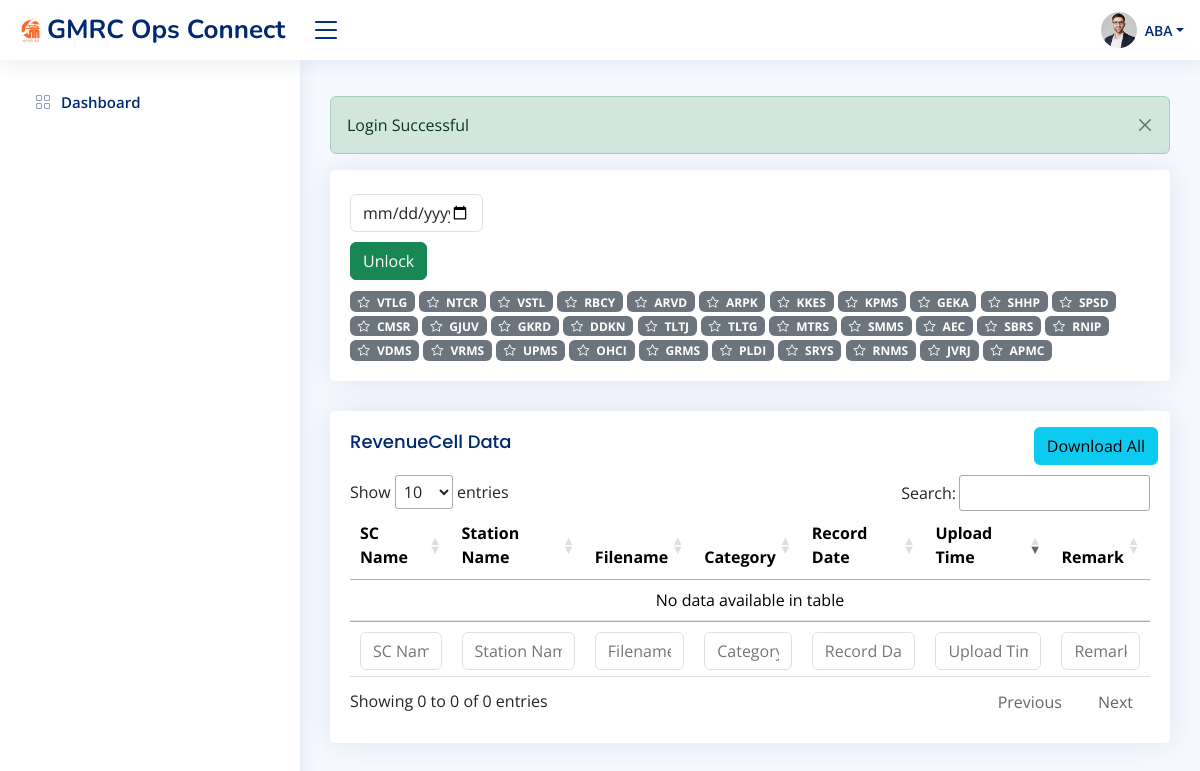
Screenshot of /revenuecell-list.php (signed in) with the database file from the repository.
### tables this page shows
CREATE TABLE `tab_user_details` (
  `id` int(11) UNSIGNED NOT NULL,
  `username` varchar(128) NOT NULL,
  `password` varchar(128) NOT NULL,
  `stationname` varchar(128) NOT NULL,
  `account_type` varchar(50) NOT NULL,
  `stations_allotted` varchar(128) NOT NULL
);

### actions/db.php (called while the page is built, shortened)
<?php
class DatabaseOperation {
    private $servername;
    private $username;
    private $password;
    private $dbname;
    private $conn;
    public function __construct($servername, $username, $password, $dbname) {
        $this->servername = $servername;
        $this->username = $username;
        $this->password = $password;
        $this->dbname = $dbname;
    }
    private function connect() {
        $this->conn = new mysqli($this->servername, $this->username, $this->password, $this->dbname);
    }
    public function query($sql) {
        $result = $this->conn->query($sql);
        return $result;
    }
    public function select($table, $columns = "*", $conditions = array(), $conditionType = "AND", $recordType = 'multiple', $orderBy = null, $whereInConditions = array()) {
    $sql = "SELECT $columns FROM $table";
    if (!empty($conditions)) {
        $sql .= " WHERE ";
        $conditionClauses = [];
        foreach ($conditions as $column => $value) {
            $conditionClauses[] = "$column = '$value'";
        }
        $conditionsString = implode(" $conditionType ", $conditionClauses);
        $sql .= $conditionsString;
    }
    if ($orderBy) {
        $sql .= " ORDER BY $orderBy";
    }
    $result = $this->query($sql);
    $data = [];
    if ($recordType == 'single') {
        $data = $this->fetchAssoc($result);
    } else {
        while ($row = $this->fetchAssoc($result)) {
            $data[] = $row;
        }
    }
    return $data;
}
    public function fetchAssoc($result) {
        return $result->fetch_assoc();
    }
}
$database = new DatabaseOperation("localhost", "root", "", "testdbgmrcrev");
?>

### revenuecell-list.php (the view, shortened to what this page needs)
<?php include 'layouts/header.php'; ?>
<main id="main" class="main">
  <?php include 'layouts/alert.php'; ?>
  <?php
  $date = (isset($_GET['date'])) ? $_GET['date'] : '';
  $locked = (isset($_GET['i'])) ? $_GET['i'] : '';
  $userList = $database->select('tab_user_details', "*", ['account_type' => 'station'], "AND", 'multiple');
  ?>
  <div class="pagetitle">
    <section class="section">
      <div class="row">
        <div class="col-lg-12">
          <div class="card">
            <div class="card-body">
              <div class="selctdatas col-2 mt-4 mb-2">
                <input type="date" class="form-control" style="margin-bottom:10px;" id="recordDate" value="<?= $date ?? date('Y-m-d'); ?>">
                <button class="btn btn-success mt-1" id="unlock" <?php if ($locked == 0) : ?> style="display: none;" <?php else : ?> style="display: block;" <?php endif; ?>>Unlock</button>
              </div>
              <div class="">
                <?php foreach ($userList as $user) :
                  $fileUpload = $database->select('tab_logs_fileupload', "*", ['station_name' => $user['stationname'], 'record_date' => $date], "AND", 'single');
                  if ($fileUpload) : ?>
                    <span class="badge bg-success"><i class="bi bi-check-circle me-1"></i> <?= strtoupper($user['stationname']); ?></span>
                  <?php else : ?>
                    <span class="badge bg-secondary"><i class="bi bi-star me-1"></i> <?= strtoupper($user['stationname']); ?></span>
                <?php endif;
                endforeach; ?>
              </div>
            </div>
          </div>
          <div class="card">
            <div class="card-body">
              <div class="action-buttons float-end mt-3 d-flex justify-content-around">
                <form class="row g-3 needs-validation" method="post" action="actions/ActionController.php" id="download-all-files-form">
                  <button type="submit" class="btn btn-info" id="download-files-btn">Download All</button>
                </form>
              </div>
              <div class="d-flex justify-content-between">
                <h5 class="card-title">RevenueCell Data</h5>
              </div>
              <table class="table datatable table-responsive">
                <thead>
                  <tr>
                    <th>SC Name </th>
                    <th>Station Name</th>
                    <th>Filename</th>
                    <th>Category</th>
                    <th data-type="date" data-format="YYYY/DD/MM">Record Date</th>
                    <th>Upload Time</th>
                    <th>Remark</th>
                  </tr>
                </thead>
                <tbody>
                </tbody>
                <tfoot>
                  <tr>
                    <th>SC Name </th>
                    <th>Station Name</th>
                    <th>Filename</th>
                    <th>Category</th>
                    <th data-type="date" data-format="YYYY/DD/MM">Record Date</th>
                    <th>Upload Time</th>
                    <th>Remark</th>
                  </tr>
                </tfoot>
              </table>
            </div>
          </div>
        </div>
      </div>
    </section>
</main>
<?php include 'layouts/footer.php'; ?>

### layouts/header.php (shortened to what this page needs)
<?php
require_once 'actions/db.php';
?>
<!DOCTYPE html>
<html lang="en">
<head>
  <link href="assets/vendor/bootstrap/css/bootstrap.min.css" rel="stylesheet">
  <link href="assets/vendor/bootstrap-icons/bootstrap-icons.css" rel="stylesheet">
  <link href="assets/vendor/boxicons/css/boxicons.min.css" rel="stylesheet">
  <link href="assets/vendor/quill/quill.snow.css" rel="stylesheet">
  <link href="assets/vendor/quill/quill.bubble.css" rel="stylesheet">
  <link href="assets/vendor/remixicon/remixicon.css" rel="stylesheet">
  <link href="assets/css/dataTables.min.css" rel="stylesheet">
  <link href="assets/css/style.css" rel="stylesheet">
  <link href="assets/css/font-awesome.min.css" rel="stylesheet">
</head>
<body>
  <header id="header" class="header fixed-top d-flex align-items-center">
    <div class="d-flex align-items-center justify-content-between">
      <a href="dashboard.php" class="logo d-flex align-items-center">
        <img src="assets/img/g-logo.png" alt="">
        <span class="d-none d-lg-block">GMRC Ops Connect</span>
      </a>
      <i class="bi bi-list toggle-sidebar-btn"></i>
    </div>
    <nav class="header-nav ms-auto">
      <ul class="d-flex align-items-center">
        <li class="nav-item dropdown pe-3">
          <a class="nav-link nav-profile d-flex align-items-center pe-0" href="#" data-bs-toggle="dropdown">
            <img src="assets/img/profile-img.jpg" alt="Profile" class="rounded-circle">
            <span class="d-none d-md-block dropdown-toggle ps-2"><?=strtoupper($_SESSION['username']);?></span>
          </a>
        </li>
      </ul>
    </nav>
  </header>
  <?php include 'sidebar.php'; ?>

### layouts/sidebar.php (shortened to what this page needs)
<aside id="sidebar" class="sidebar">
  <ul class="sidebar-nav" id="sidebar-nav">
    <li class="nav-item">
      <a class="nav-link collapsed" href="dashboard.php">
        <i class="bi bi-grid"></i>
        <span>Dashboard</span>
      </a>
    </li>
  </ul>
</aside>

### layouts/alert.php (shortened to what this page needs)
<?php if (isset($_SESSION['success'])) : ?>
    <div class="alert alert-success alert-dismissible fade show mt-3" role="alert">
        <?php echo $_SESSION['success']; ?>
        <button type="button" class="btn-close" data-bs-dismiss="alert" aria-label="Close"></button>
    </div>
<?php endif; ?>

### layouts/footer.php (shortened to what this page needs)
</body>
</html>

### assets/css/style.css (style rules this page uses)
:root { scroll-behavior: smooth; }
body { font-family: "Open Sans", sans-serif; background: #f6f9ff; color: #444444; }
a { color: #4154f1; text-decoration: none; }
h1, h2, h3, h4, h5, h6 { font-family: "Nunito", sans-serif; }
#main { margin-top: 60px; padding: 20px 30px; transition: all 0.3s; }
.pagetitle { margin-bottom: 10px; }
.card { margin-bottom: 30px; border: none; border-radius: 5px; box-shadow: 0px 0 30px rgba(1, 41, 112, 0.1); }
.card-title { padding: 20px 0 15px 0; font-size: 18px; font-weight: 500; color: #012970; font-family: "Poppins", sans-serif; }
.card-body { padding: 0 20px 20px 20px; }
.btn-close { background-size: 25%; }
.logo { line-height: 1; }
@media (min-width: 1200px) { .logo { width: 280px; } }
.logo img { max-height: 26px; margin-right: 6px; }
.logo span { font-size: 26px; font-weight: 700; color: #012970; font-family: "Nunito", sans-serif; }
.header { transition: all 0.5s; z-index: 997; height: 60px; box-shadow: 0px 2px 20px rgba(1, 41, 112, 0.1); background-color: #fff; padding-left: 20px; }
.header .toggle-sidebar-btn { font-size: 32px; padding-left: 10px; cursor: pointer; color: #012970; }
.header-nav ul { list-style: none; }
.header-nav>ul { margin: 0; padding: 0; }
.header-nav .nav-profile { color: #012970; }
.header-nav .nav-profile img { max-height: 36px; }
.header-nav .nav-profile span { font-size: 14px; font-weight: 600; }
.sidebar { position: fixed; top: 60px; left: 0; bottom: 0; width: 300px; z-index: 996; transition: all 0.3s; padding: 20px; overflow-y: auto; scrollbar-width: thin; scrollbar-color: #aab7cf transparent; box-shadow: 0px 0px 20px rgba(1, 41, 112, 0.1); background-color: #fff; }
@media (min-width: 1200px) { #main, #footer { margin-left: 300px; } }
.sidebar-nav { padding: 0; margin: 0; list-style: none; }
.sidebar-nav li { padding: 0; margin: 0; list-style: none; }
.sidebar-nav .nav-item { margin-bottom: 5px; }
.sidebar-nav .nav-link { display: flex; align-items: center; font-size: 15px; font-weight: 600; color: #4154f1; transition: 0.3; background: #f6f9ff; padding: 10px 15px; border-radius: 4px; }
.sidebar-nav .nav-link i { font-size: 16px; margin-right: 10px; color: #4154f1; }
.sidebar-nav .nav-link.collapsed { color: #012970; background: #fff; }
.sidebar-nav .nav-link.collapsed i { color: #899bbd; }
thead,tfoot input { padding: 3px; box-sizing: border-box; }

### rows the page displays
tab_user_details: stationname "VTLG"
tab_user_details: stationname "NTCR"
tab_user_details: stationname "VSTL"
tab_user_details: stationname "RBCY"
tab_user_details: stationname "ARVD"
tab_user_details: stationname "ARPK"
tab_user_details: stationname "KKES"
tab_user_details: stationname "KPMS"
tab_user_details: stationname "GEKA"
tab_user_details: stationname "SHHP"
tab_user_details: stationname "SPSD"
tab_user_details: stationname "CMSR"
tab_user_details: stationname "GJUV"
tab_user_details: stationname "GKRD"
tab_user_details: stationname "DDKN"
tab_user_details: stationname "TLTJ"
tab_user_details: stationname "TLTG"
tab_user_details: stationname "MTRS"
tab_user_details: stationname "SMMS"
tab_user_details: stationname "AEC"
tab_user_details: stationname "SBRS"
tab_user_details: stationname "RNIP"
tab_user_details: stationname "VDMS"
tab_user_details: stationname "VRMS"
tab_user_details: stationname "UPMS"
tab_user_details: stationname "OHCI"
tab_user_details: stationname "GRMS"
tab_user_details: stationname "PLDI"
tab_user_details: stationname "SRYS"
tab_user_details: stationname "RNMS"
tab_user_details: stationname "JVRJ"
tab_user_details: stationname "APMC"

### other values shown
$_SESSION['username'] "ABA"
$_SESSION['success'] "Login Successful"
